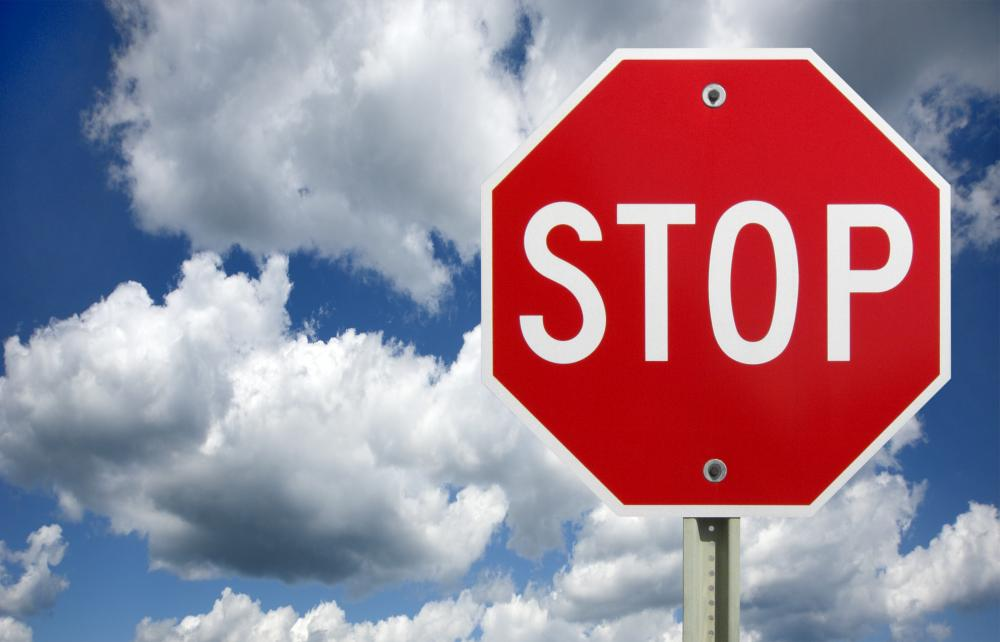
#> input picture stt.jpg, 1000 x 642 px
$ python main.py
#> lines starting #> are read from the running program, lines starting #| are printed output that depends on the picture
import cv2
from matplotlib import pyplot as plt

# Opening image
img = cv2.imread("stt.jpg")
#> img is the input picture: shape (642, 1000, 3); mean B, G, R 144.9, 128.2, 154.1

# OpenCV opens images as BRG
# but we want it as RGB We'll
# also need a grayscale version
img_gray = cv2.cvtColor(img, cv2.COLOR_BGR2GRAY)
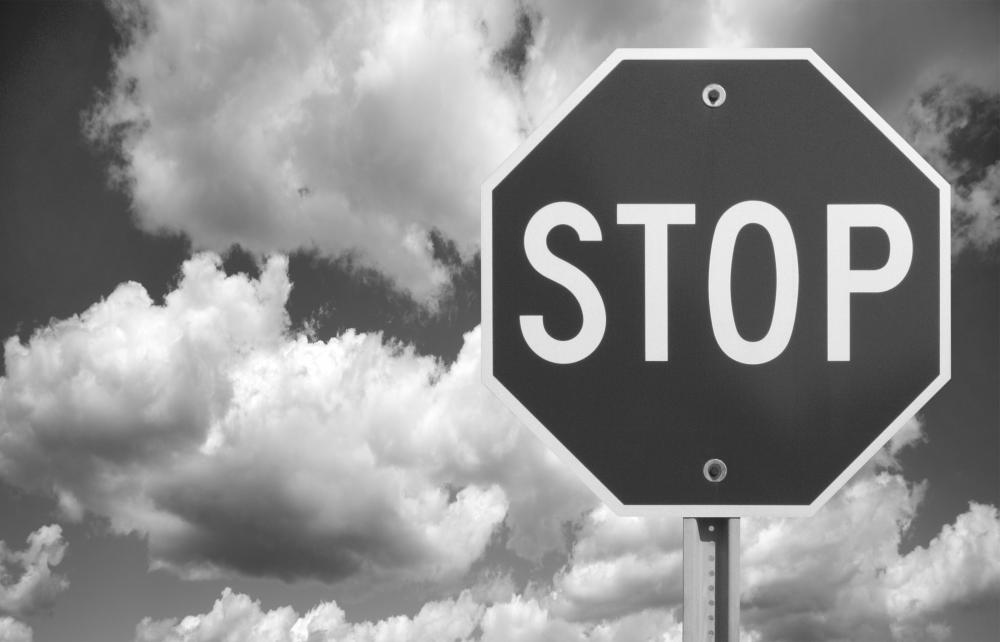
#> img_gray: shape (642, 1000); min 23, max 255, mean 137.9
img_rgb = cv2.cvtColor(img, cv2.COLOR_BGR2RGB)

# Use minSize because for not
# bothering with extra-small
# dots that would look like STOP signs
stop_data = cv2.CascadeClassifier('stop_data.xml')

found = stop_data.detectMultiScale(img_gray,
                                   minSize=(20, 20))
#> found = [[441, 46, 491, 491]]

# Don't do anything if there's
# no sign
amount_found = len(found)
#> amount_found = 1

if amount_found != 0:

    # There may be more than one
    # sign in the image
    for (x, y, width, height) in found:
        # We draw a green rectangle around
        # every recognized sign
        cv2.rectangle(img_rgb, (x, y),
                      (x + height, y + width),
                      (0, 255, 0), 5)
#> this loop made 1 pass
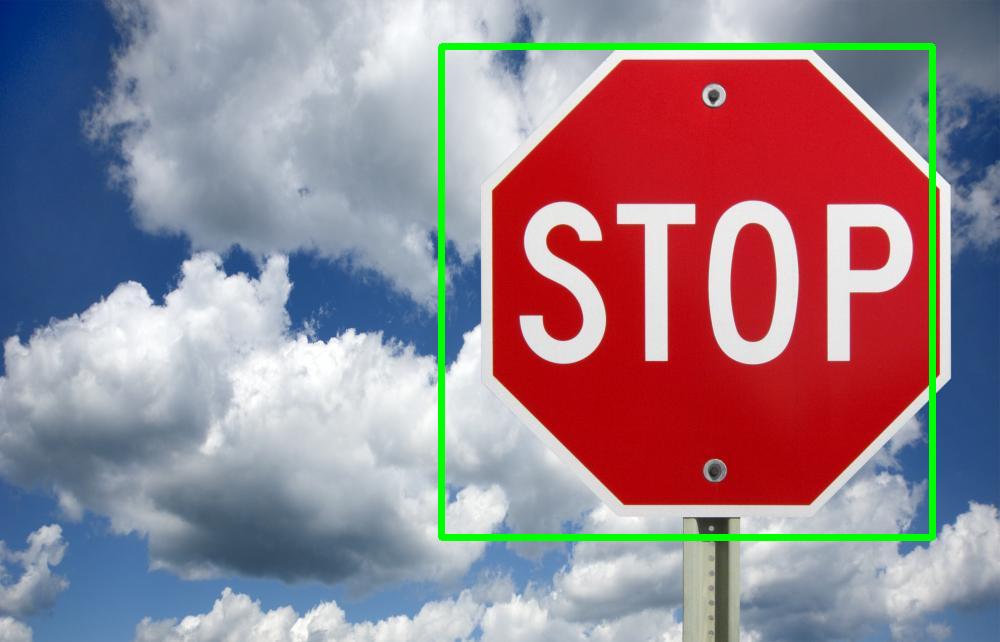
#> img_rgb: shape (642, 1000, 3); mean R, G, B 150.8, 130.5, 141.3

# Creates the environment of
# the picture and shows it
plt.subplot(1, 1, 1)
plt.imshow(img_rgb)
plt.show()

$ run again, with image.jpg copied over stt.jpg
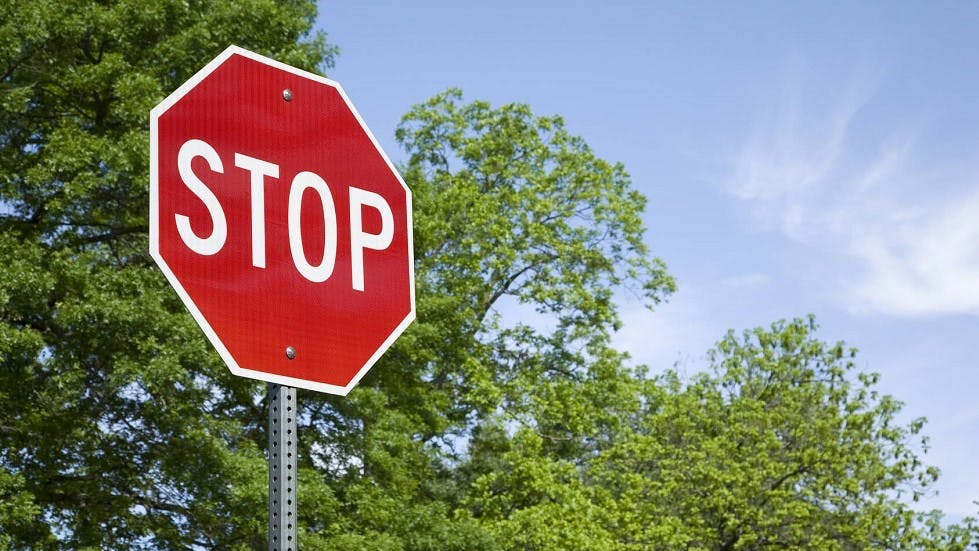
#> input picture image.jpg, 979 x 551 px
#> img is the input picture: shape (551, 979, 3); mean B, G, R 123.1, 133.3, 133.1
#> `img_gray = cv2.cvtColor(img, cv2.COLOR_BGR2GRAY)`:
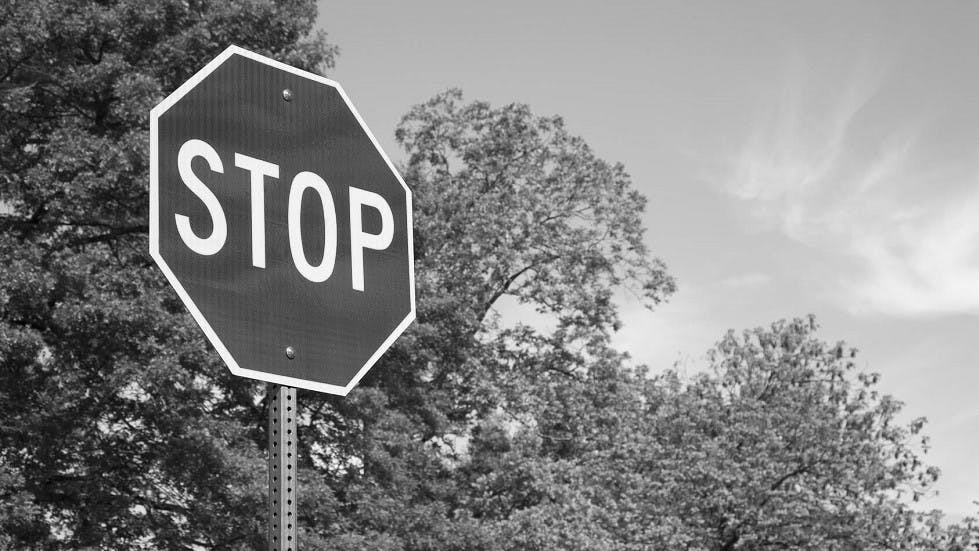
#> img_gray: shape (551, 979); min 0, max 255, mean 132
#> found = [[144, 66, 315, 315]]
#> amount_found = 1
#> the loop `for (x, y, width, height) in found:` made 1 pass
#> after the loop `for (x, y, width, height) in found:`:
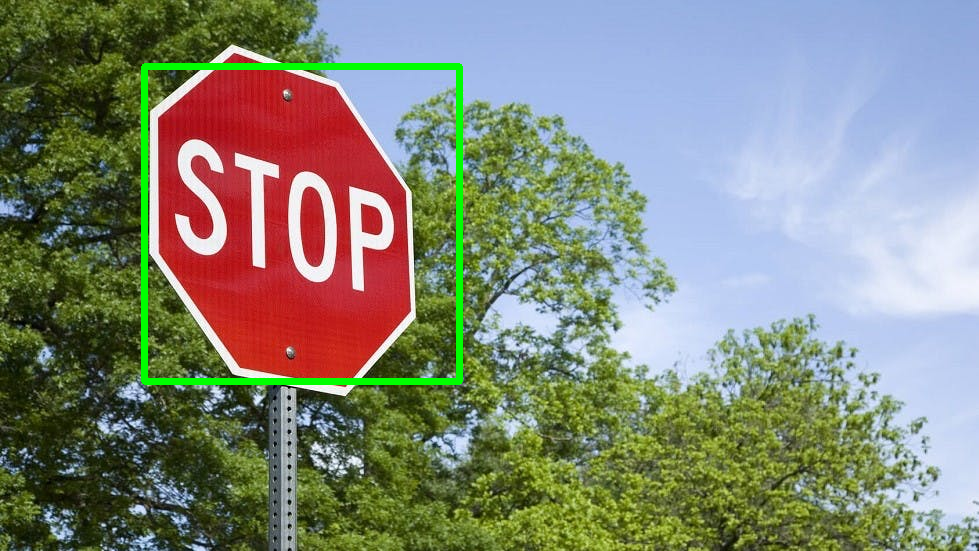
#> img_rgb: shape (551, 979, 3); mean R, G, B 131.3, 135.6, 121.6
